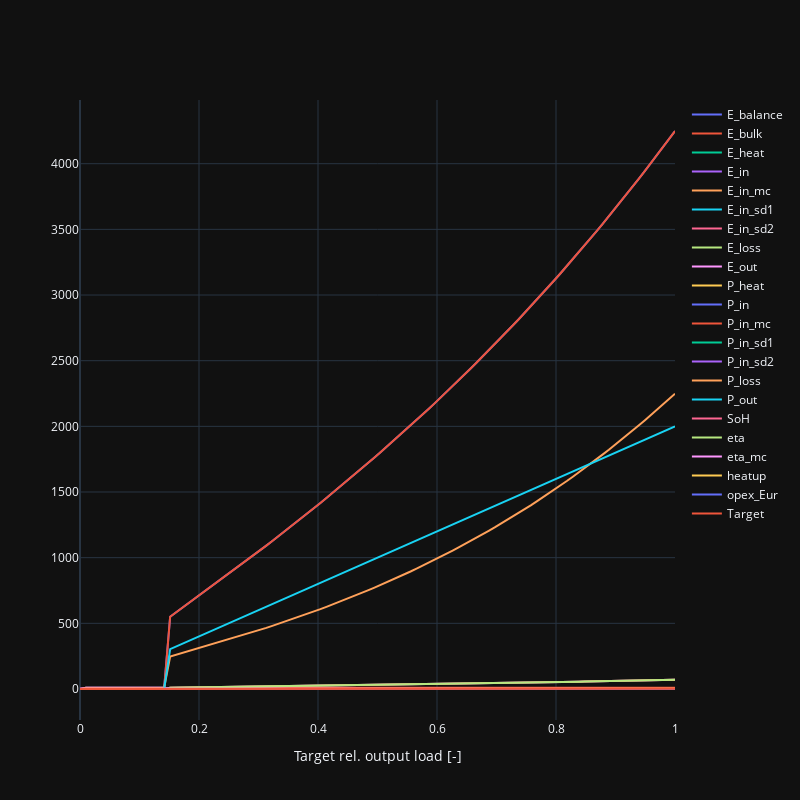

The code cell stored with this chart in its notebook:
### Markdown cell above
### Constant target output load from initial state (Stationary Step)

### Code cell
# Result DataFrame Initialization
state_parms = [a for a in dir(ECCState()) if not a.startswith('__')]
df1 = pd.DataFrame(columns=state_parms)
df1.loc[0] = vars(ECCState())

# Run different stationary cases for target output load
targets = np.linspace(0, 1., 100)

for ct, t in enumerate(targets):
    # Initialization of component
    C1_state = ECCState()
    C1 = EnergyConversionComponent(par=component,
                                   ts=1,
                                   state=copy.deepcopy(C1_state))
    C1.step_action_stationary(t)
    df1.loc[ct + 1] = vars(C1.state)
    df1.loc[ct + 1, "Target"] = t

# Create traces
fig = go.Figure()

# Create traces
for cl in df1.columns:
    fig.add_trace(go.Scatter(x=df1.Target[1:], y=df1[cl][1:],
                             mode='lines',
                             name=cl))
fig.update_layout(xaxis_title="Target rel. output load [-]",
                  # yaxis_title="Y Axis Title",
                  )
fig.update_layout(
    autosize=False,
    width=800,
    height=800)
fig.show()
